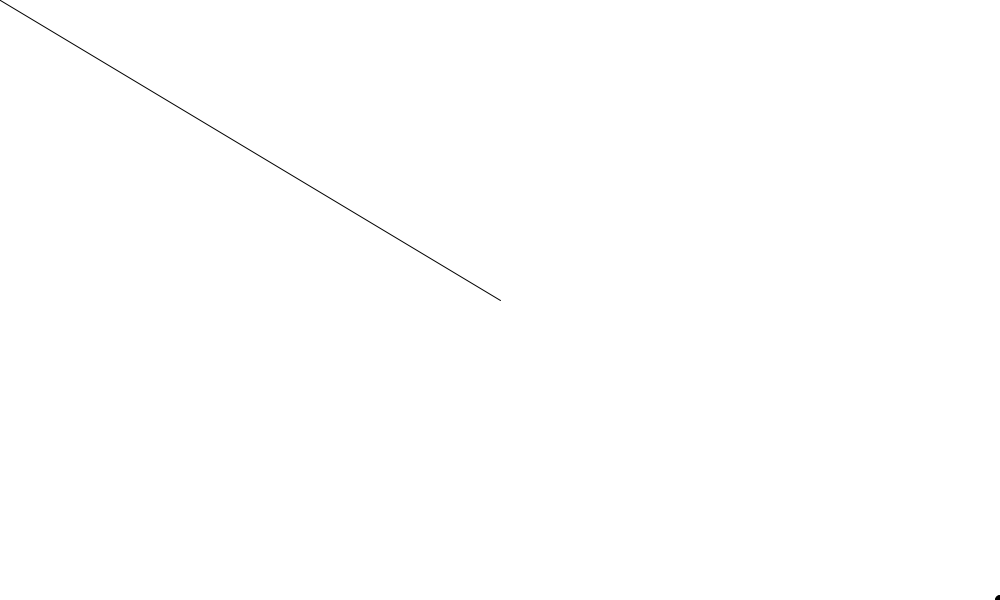
Frame 1 (no input)
Frame 60 (the mouse pressed at the canvas centre just before this capture): identical to frame 1, image omitted
Frame 120 (the mouse held since frame 60 and released just before this capture): blank canvas, image omitted

The Processing sketch that drew this single still picture (run headless with seeded random() and noise(); from frame 60 on, the mouse is pressed at the canvas centre):

// Processing sketch: Mouse
// ── Mouse.pde
void setup() {
  size(1000, 600);
}

void draw() {
  background(255);
  fill(0);
  translate(width/2, height/2);
  
  ellipse(width / 2, height / 2, 10, 10);
  PVector mouse = new PVector(mouseX, mouseY);
  PVector center = new PVector(width / 2, height / 2);
  
  mouse.sub(center);
  mouse.mult(2);
  line(0, 0, mouse.x, mouse.y);
}
